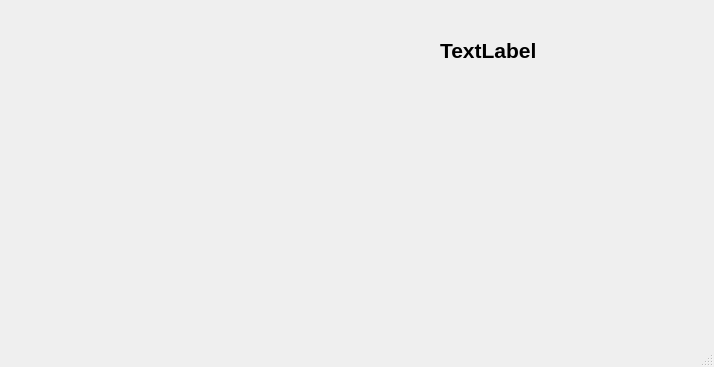
<?xml version="1.0" encoding="UTF-8"?>
<ui version="4.0">
    <class>coordinate</class>
    <widget class="QMainWindow" name="coordinate">
        <property name="geometry">
            <rect>
                <x>0</x>
                <y>0</y>
                <width>714</width>
                <height>367</height>
            </rect>
        </property>
        <property name="windowTitle">
            <string>MainWindow</string>
        </property>
        <widget class="QWidget" name="centralwidget">
            <widget class="QLabel" name="label">
                <property name="geometry">
                    <rect>
                        <x>440</x>
                        <y>40</y>
                        <width>221</width>
                        <height>21</height>
                    </rect>
                </property>
                <property name="font">
                    <font>
                        <pointsize>16</pointsize>
                        <bold>true</bold>
                    </font>
                </property>
                <property name="text">
                    <string>TextLabel</string>
                </property>
            </widget>
        </widget>
        <widget class="QMenuBar" name="menubar">
            <property name="geometry">
                <rect>
                    <x>0</x>
                    <y>0</y>
                    <width>714</width>
                    <height>21</height>
                </rect>
            </property>
        </widget>
        <widget class="QStatusBar" name="statusbar"/>
    </widget>
    <resources/>
    <connections/>
</ui>
